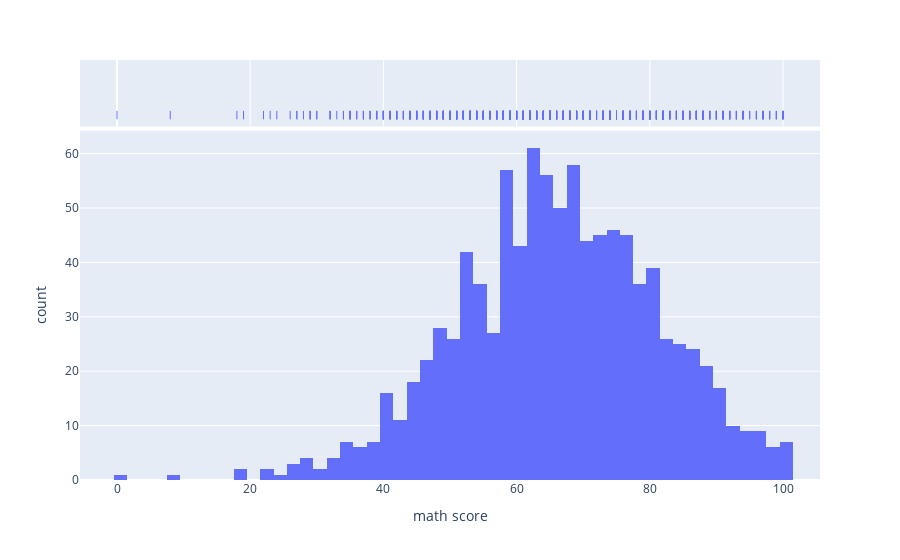

Notebook cell for this chart:
### Code cell
#Distribuição das notas de matemática

import plotly.express as px
df = px.data.tips()
fig = px.histogram(data, x="math score", marginal="rug", hover_data=data.columns)
fig.show()

### Figure 1 — Plotly figure (JSON) as saved in the notebook; plotly's stock layout.template omitted (floating-point values rounded to 4 significant figures; data arrays with more than 128 entries replaced by an {"elided": "..."} marker saying what was removed)
{"data": [{"alignmentgroup": "True", "bingroup": "x", "hovertemplate": "math score=%{x}<br>count=%{y}<extra></extra>", "legendgroup": "", "marker": {"color": "#636efa", "pattern": {"shape": ""}}, "name": "", "offsetgroup": "", "orientation": "v", "showlegend": false, "type": "histogram", "x": {"elided": "1000 int values"}, "xaxis": "x", "yaxis": "y"}, {"alignmentgroup": "True", "boxpoints": "all", "customdata": {"elided": "1000x19 int values"}, "fillcolor": "rgba(255,255,255,0)", "hoveron": "points", "hovertemplate": "math score=%{x}<br>reading score=%{customdata[0]}<br>writing score=%{customdata[1]}<br>female=%{customdata[2]}<br>male=%{customdata[3]}<br>group A=%{customdata[4]}<br>group B=%{customdata[5]}<br>group C=%{customdata[6]}<br>group D=%{customdata[7]}<br>group E=%{customdata[8]}<br>associate's degree=%{customdata[9]}<br>bachelor's degree=%{customdata[10]}<br>high school=%{customdata[11]}<br>master's degree=%{customdata[12]}<br>some college=%{customdata[13]}<br>some high school=%{customdata[14]}<br>free/reduced=%{customdata[15]}<br>standard=%{customdata[16]}<br>completed=%{customdata[17]}<br>none=%{customdata[18]}<extra></extra>", "jitter": 0, "legendgroup": "", "line": {"color": "rgba(255,255,255,0)"}, "marker": {"color": "#636efa", "symbol": "line-ns-open"}, "name": "", "offsetgroup": "", "showlegend": false, "type": "box", "x": {"elided": "1000 int values"}, "xaxis": "x2", "yaxis": "y2"}], "layout": {"barmode": "relative", "legend": {"tracegroupgap": 0}, "margin": {"t": 60}, "xaxis": {"anchor": "y", "domain": [0, 1], "title": {"text": "math score"}}, "xaxis2": {"anchor": "y2", "domain": [0, 1], "matches": "x", "showgrid": true, "showticklabels": false}, "yaxis": {"anchor": "x", "domain": [0, 0.8316], "title": {"text": "count"}}, "yaxis2": {"anchor": "x2", "domain": [0.8416, 1], "matches": "y2", "showgrid": false, "showline": false, "showticklabels": false, "ticks": ""}}}
